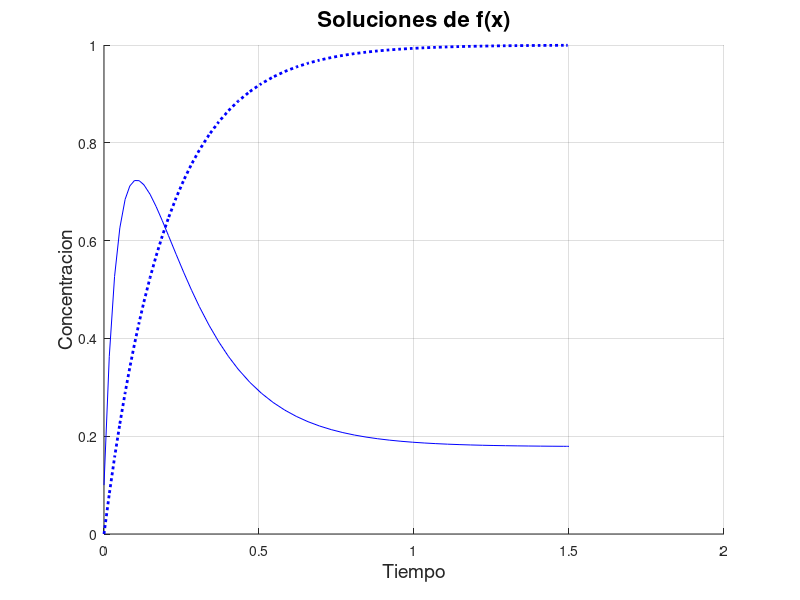
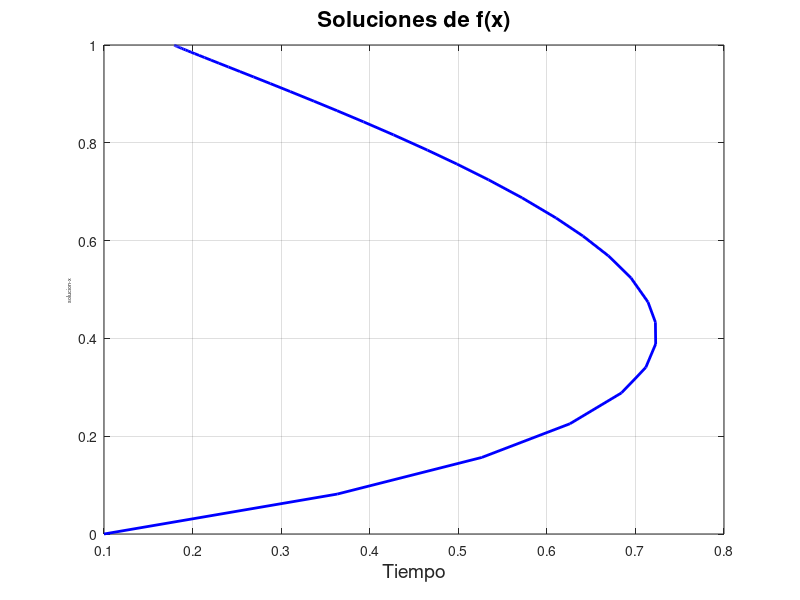

MATLAB code to generate these figures, in order:
function ode_sin1
    clear all
    close all
    
    hold on
    for y0 = [.1;0]
        [t,y] = ode45(@sin_ex01, [0 1.5],y0);
        figure(1)
        plot(t,y(:,1),'b', t,y(:,2), 'b:', 'LineWidth',2);
        xlabel('Tiempo','fontsize',14);ylabel('Concentracion','fontsize',14);
        title('Soluciones de f(x)','fontsize',16);
        set(gcf,'Color', [1 1 1])
        grid on
        
        figure(2)
        plot(y(:,1),y(:,2),'b','LineWidth',2);
        xlabel('Tiempo','fontsize',14);ylabel('solucion-x','fontsize',4);
        title('Soluciones de f(x)','fontsize',16);
        set(gcf,'Color', [1 1 1])
        grid on
    end
    hold off
 
 
 function dy = sin_ex01(~,y)
    k1 = 20; k2 = 5; k = 1; k3 = 5; k4 = 5; k5 = 2; n = 4;
    dy = zeros(2,1);
    
    dy(1) = k1/(1 + (y(2)/k))^n - k3*y(1) - k5*y(1);
    dy(2) = k2 + k5*y(1) - k4*y(2) - k5*y(1);